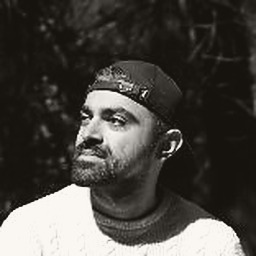
#> input picture assets/abrar-mahmood.jpg, 256 x 256 px, given in place of 1649933828634.jpeg, which was not available
$ python portraits.py ../assets/abrar-mahmood.jpg
#> lines starting #> are read from the running program, lines starting #| are printed output that depends on the picture
#!/usr/bin/env python3
"""
Build the contributor portraits from their source photos.

The two source photos are nothing alike — one is a tight studio headshot on
neutral grey, the other a wide environmental shot in a forest. Side by side
they read as a mistake. So both get cropped to the same head-and-shoulders
framing and mapped to the same two-tone ink/paper ramp, which puts them in a
single tonal world and makes the pair look deliberate.

Usage:
    python3 tools/portraits.py                          # rebuild from defaults
    python3 tools/portraits.py --colour                 # skip the toning
    python3 tools/portraits.py --abrar photo.jpg        # swap one source photo
    python3 tools/portraits.py --james photo.jpg --crop 40,10,360,330

Requires Pillow. Source photos are not in the repo — pass your own with the
--james / --abrar flags. A new photo almost certainly needs a new --crop: aim
for head-and-shoulders, with both heads about the same size in frame.
"""

import sys

from PIL import Image, ImageEnhance, ImageFilter, ImageOps

# Ink and paper, matching the light-theme palette in assets/styles.css
INK = (0x16, 0x13, 0x0F)
PAPER = (0xFA, 0xF7, 0xF2)

SIZE = 256  # displayed at 6.5rem, so this is ~2.5x for high-density screens

# (source path, crop box on the 400x400 original, unsharp amount)
# The crops are chosen so both heads occupy roughly the same share of frame.
SOURCES = {
    "james-hartt": (
        "/home/jameshartt/Desktop/1649933828634.jpeg",
        (0, 0, 400, 400),
        0.0,
    ),
    "abrar-mahmood": (
        "/home/jameshartt/Desktop/1758875428568.jpeg",
        (122, 72, 278, 228),
        0.70,  # this one is upscaled from a 156px crop, so it needs the help
    ),
}


def duotone(im):
    """Map luminance onto an ink -> paper ramp, keeping midtone modelling."""
    g = ImageOps.grayscale(im)
    g = ImageOps.autocontrast(g, cutoff=(1, 1))
    g = ImageEnhance.Contrast(g).enhance(1.06)

    lut = []
    for channel in range(3):
        for i in range(256):
            t = i / 255.0
            # a gentle S-curve; a straight ramp flattens the faces
            t = t * t * (3 - 2 * t) * 0.35 + t * 0.65
            lut.append(round(INK[channel] + (PAPER[channel] - INK[channel]) * t))

    return Image.merge("RGB", (g, g, g)).point(lut)


def build(name, path, box, sharpen, colour=False):
    im = Image.open(path).convert("RGB").crop(box)
    im = im.resize((SIZE, SIZE), Image.LANCZOS)
    if sharpen:
        im = im.filter(ImageFilter.UnsharpMask(1.2, int(sharpen * 100), 3))
    if not colour:
        im = duotone(im)
    out = f"public/assets/{name}.jpg"
    im.save(out, quality=92, subsampling=0, optimize=True, progressive=True)
    print(f"  {out}")


def arg(flag):
    """Value following --flag on the command line, or None."""
    if flag in sys.argv:
        i = sys.argv.index(flag)
        if i + 1 < len(sys.argv):
            return sys.argv[i + 1]
        sys.exit(f"{flag} needs a value")
    return None


def main():
    colour = "--colour" in sys.argv or "--color" in sys.argv

    sources = {name: list(v) for name, v in SOURCES.items()}

    # --james / --abrar swap a source photo; --crop overrides the crop box
    for who, key in (("--james", "james-hartt"), ("--abrar", "abrar-mahmood")):
        path = arg(who)
        if path:
            sources[key][0] = path
            # a different photo will not match the old crop, so start from the
            # whole frame unless told otherwise
            sources[key][1] = None

    crop = arg("--crop")
    if crop:
        box = tuple(int(n) for n in crop.split(","))
        if len(box) != 4:
            sys.exit("--crop wants left,top,right,bottom")
        for who, key in (("--james", "james-hartt"), ("--abrar", "abrar-mahmood")):
            if arg(who):
                sources[key][1] = box

    print("building portraits" + (" (colour)" if colour else " (duotone)"))
    for name, (path, box, sharpen) in sources.items():
        if box is None:
            with Image.open(path) as probe:
                w, h = probe.size
            side = min(w, h)
            box = ((w - side) // 2, (h - side) // 2, (w - side) // 2 + side, (h - side) // 2 + side)
            print(f"  {name}: no --crop given, using centre square {box}")
        build(name, path, box, sharpen, colour)
#> in build, `im = Image.open(path).convert("RGB").crop(box)`:
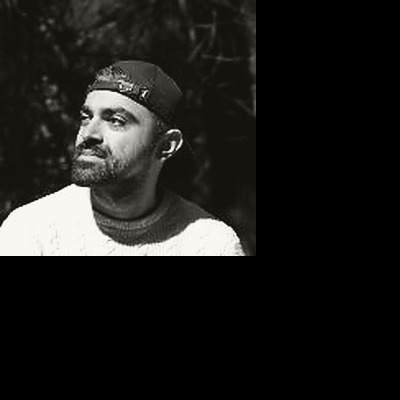
#> im: PIL image 400x400 RGB; mean R, G, B 30, 28.8, 26.8
#> in duotone, `g = ImageEnhance.Contrast(g).enhance(1.06)`:
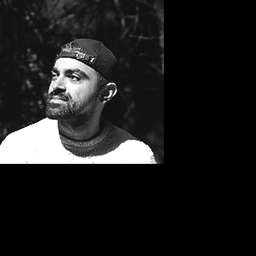
#> g: PIL image 256x256 L; min 0, max 255, mean 29.8
#> in duotone, `return Image.merge("RGB", (g, g, g)).point(lut)`:
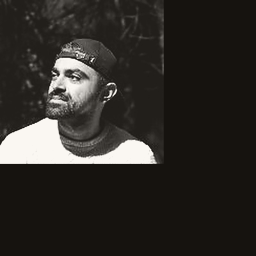
#> returned value: PIL image 256x256 RGB; mean R, G, B 46.9, 43.9, 39.8
#> pass 2 of the loop in main, `for name, (path, box, sharpen) in sources.items():`:
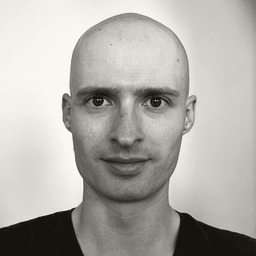
#> input picture assets/james-hartt.jpg, 256 x 256 px, given in place of 1758875428568.jpeg, which was not available
#> in build (call 2), `im = Image.open(path).convert("RGB").crop(box)`:
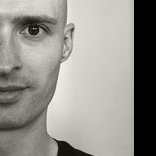
#> im: PIL image 156x156 RGB; mean R, G, B 149.3, 146.7, 142.5
#> in duotone (call 2), `return Image.merge("RGB", (g, g, g)).point(lut)`:
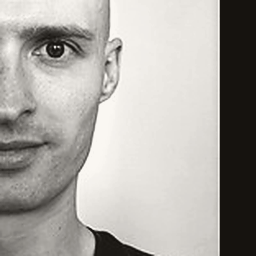
#> returned value: PIL image 256x256 RGB; mean R, G, B 171.5, 168.5, 163.9


if __name__ == "__main__":
    main()
